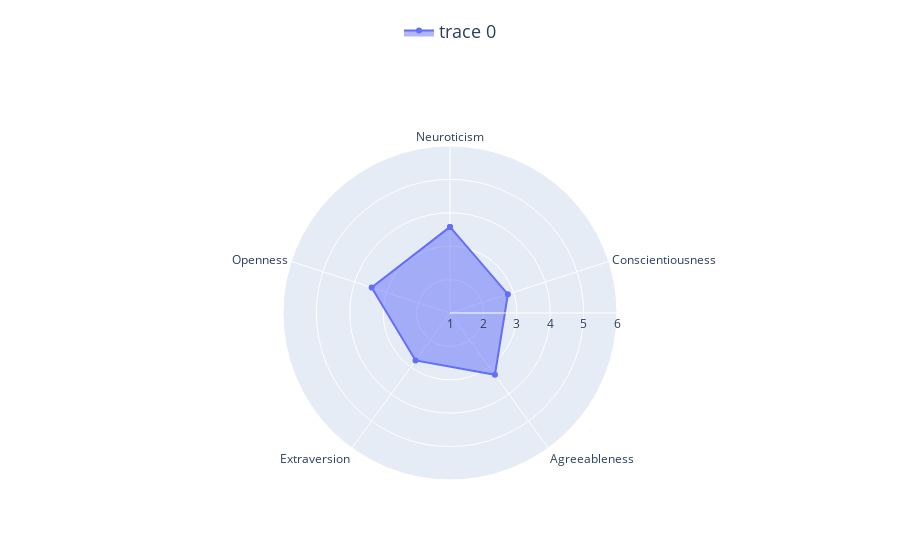

Write notebook code for a chart like this one.
### Code cell
df_predict = pd.DataFrame(
        columns=['BFF_15_1','BFF_15_2', 'BFF_15_3', 'BFF_15_4', 'BFF_15_5', 'BFF_15_6',
                 'BFF_15_7', 'BFF_15_8','BFF_15_9', 'BFF_15_10', 'BFF_15_11', 'BFF_15_12',
                 'BFF_15_13', 'BFF_15_14', 'BFF_15_15'],
        data=[[2,4,2,3,4,2,4,1,3,4,5,1,1,5,3]]
    )
    
knn = load('../models/knn.joblib')
y_pred_log = knn.predict(
    df_predict
    # values.iloc[:, [0, 1, 2, 3, 4, 5, 6, 7, 8, 9, 10, 11, 12, 13, 14]]
    )
# y_pred = y_pred_log[0]
prediction = pd.DataFrame(y_pred_log)
prediction.columns = ['neu', 'ext', 'ope', 'agr', 'con']

categories = ['Neuroticism', 'Openness', 'Extraversion', 'Agreeableness', 'Conscientiousness','Neuroticism']

values = prediction.values.tolist()[0]
values += values[:1]

figure = go.Figure(
    data=go.Scatterpolar(
        r=values,
        theta=categories,
        fill='toself'
    )
)
figure.update_layout(
    polar=dict(
        radialaxis=dict(
            visible=True,
            range=[1, 6],
        ),
        angularaxis=dict(
            rotation=90,
            direction='counterclockwise'
        )
    ),
    showlegend=True,
    legend=dict(
        yanchor="top",
        y=1.4,
        xanchor="center",
        x=0.5,
        font=dict(
            # family="Gravitas One",
            size=18,
            # color="RebeccaPurple"
        )
    ),
    font=dict(
        # family="Gravitas One",
        # size=18,
        # color="RebeccaPurple"
    )
)
figure.show()

### Figure 1 — Plotly figure (JSON) as saved in the notebook; plotly's stock layout.template omitted (floating-point values rounded to 4 significant figures)
{"data": [{"fill": "toself", "r": [3.578, 3.467, 2.756, 3.289, 2.822, 3.578], "theta": ["Neuroticism", "Openness", "Extraversion", "Agreeableness", "Conscientiousness", "Neuroticism"], "type": "scatterpolar"}], "layout": {"legend": {"font": {"size": 18}, "x": 0.5, "xanchor": "center", "y": 1.4, "yanchor": "top"}, "polar": {"angularaxis": {"direction": "counterclockwise", "rotation": 90}, "radialaxis": {"range": [1, 6], "visible": true}}, "showlegend": true}}
